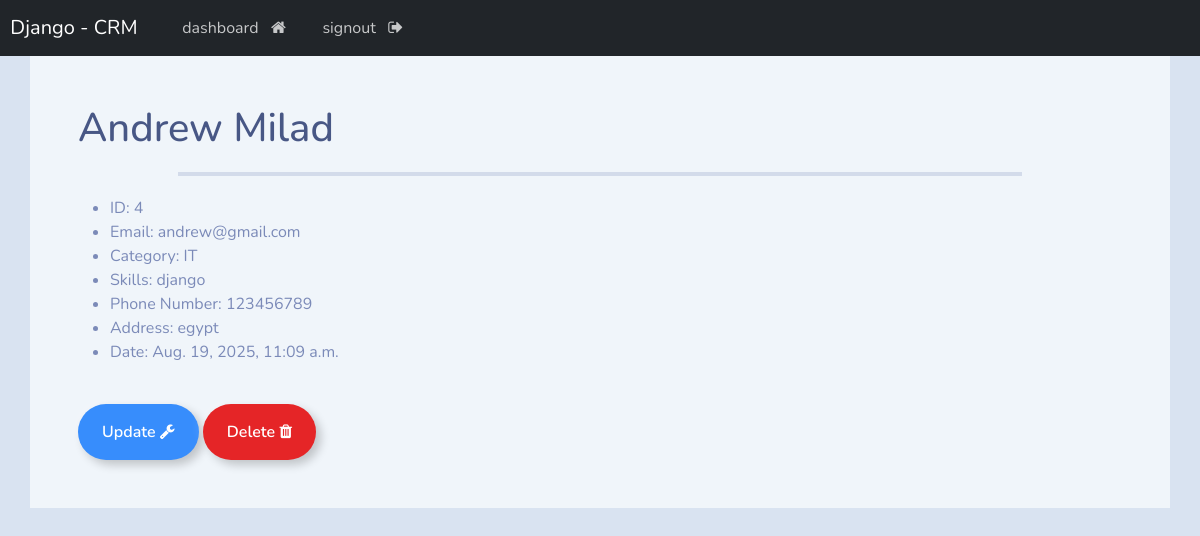
/view/4/ (signed in), run on the app's committed database.
### web_app/models.py (models this page shows, shortened)
class Records(models.Model):
    first_name = models.CharField(max_length=200)
    last_name = models.CharField(max_length=200)
    email = models.EmailField()
    category = models.ForeignKey(Category, on_delete=models.CASCADE)
    skills = models.CharField(max_length=200)
    phone = models.IntegerField()
    address = models.CharField(max_length=200)
    created_at = models.DateTimeField(auto_now_add=True)
    class Meta:
        ordering = ['-created_at']

class Category(models.Model):
    name = models.CharField(max_length=100)
    created_at = models.DateTimeField(auto_now_add=True)
    def __str__(self):
        return self.name

### web_app/views.py (the view)
# urls.py: path('view/<int:record_id>/', views.veiw_record, name='view_record'),
@login_required(login_url='login')
def veiw_record(request, record_id):
    all_records = get_object_or_404(Records, id=record_id)
    context = {'record':all_records}
    return render(request, 'web/veiw_record.html', context)

### templates/web/veiw_record.html
{% extends 'base.html' %}
{% block content %}
<div class="container bg-light shadow-md p-5 form-layout ">
<h1>{{ record.first_name|capfirst }} {{ record.last_name|capfirst }}</h1>
<hr style="border: 2px solid; margin: 20px 100px;">
<ul>
    <li>ID: {{ record.id }}</li>
    <li>Email: {{ record.email }}</li>
    <li>Category: {{ record.category }}</li>
    <li>Skills: {{ record.skills }}</li>
    <li>Phone Number: {{ record.phone }}</li>
    <li>Address: {{ record.address }}</li>
    <li>Date: {{ record.created_at }}</li>
</ul>
<br>
<a href="{% url 'update_record' record.id %}" class="btn btn-outline-primary">Update <i class="fa fa-wrench" aria-hidden="true"></i>
</a>
<a href="{% url 'delete_record' record.id %}" onclick="return confirm('Are you sure you want to delete this record?')" class="btn btn-outline-danger">Delete <i class="fa fa-trash" aria-hidden="true"></i>
</a>
</div>
{% endblock %}

### data on the page
Records: first_name "Andrew", last_name "Milad", id "4", email "andrew@gmail.com", category "IT", skills "django", phone "123456789", address "egypt", created_at "Aug. 19, 2025, 11:09 a.m."
